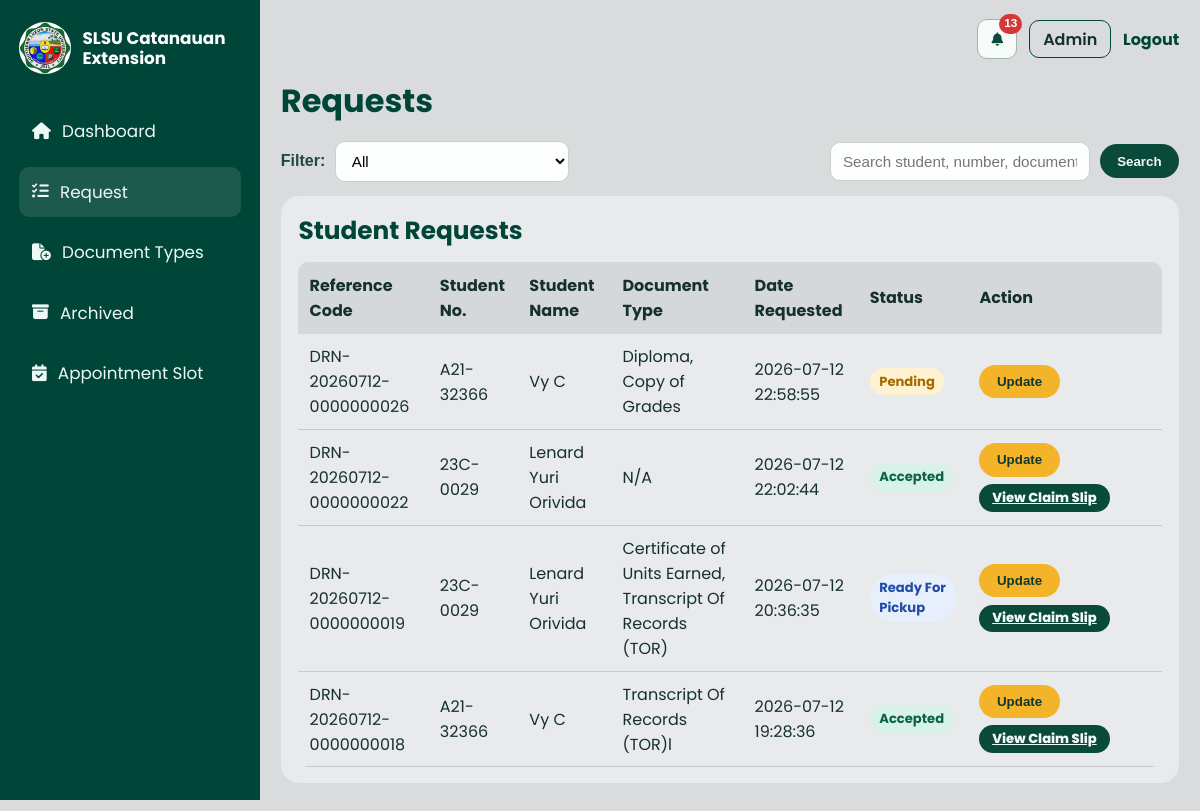
Page /admin/requests (signed in) on the earlier database version.
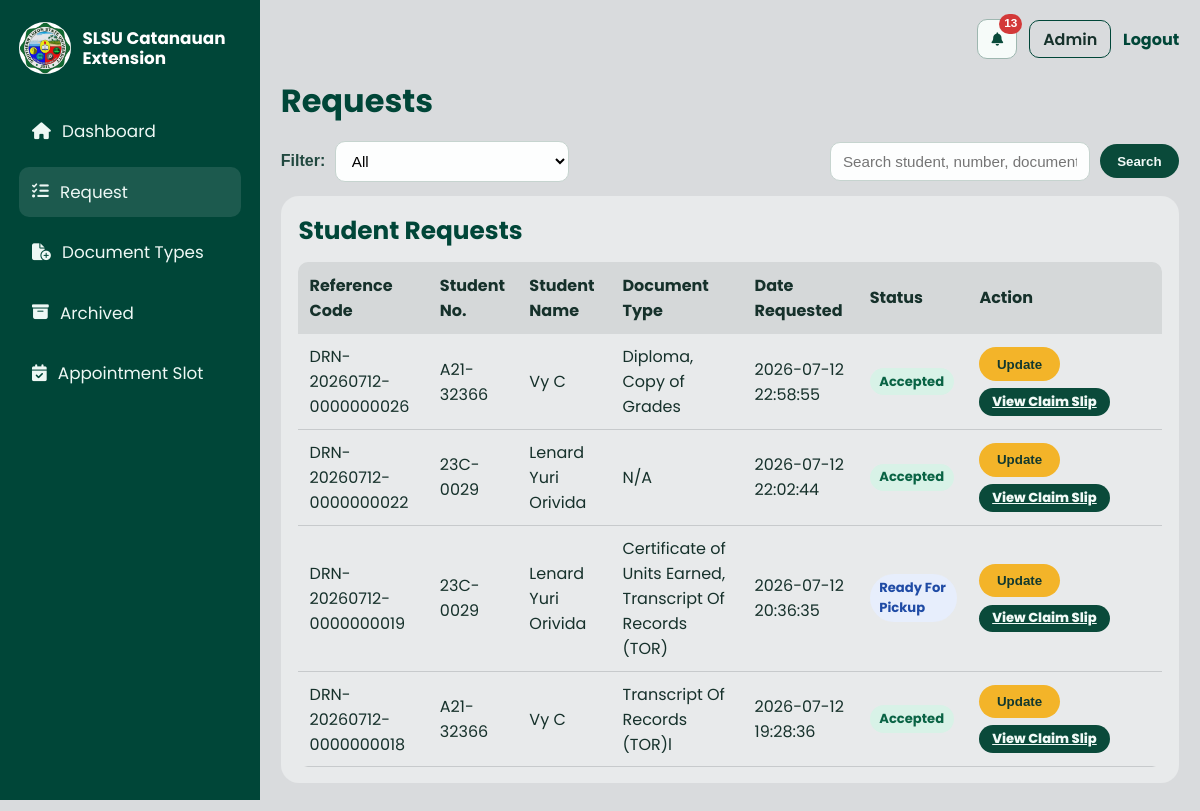
Same page on the later database version.
### models.py (models this page shows)
class AppointmentBooking(db.Model):
    __tablename__ = 'appointment_bookings'
    id = db.Column(db.Integer, primary_key=True)
    reference_code = db.Column(db.String(32), nullable=True, unique=True)
    slot_id = db.Column(db.Integer, db.ForeignKey('appointment_slots.id', ondelete='CASCADE'), nullable=False)
    student_user_id = db.Column(db.Integer, db.ForeignKey('users.id', ondelete='RESTRICT'), nullable=False)
    purpose = db.Column(db.Text, nullable=True)
    status = db.Column(db.String(50), nullable=False, default='booked')
    ctc_mode = db.Column(db.String(20), nullable=False, default='none')
    ctc_external_label = db.Column(db.String(255), nullable=True)
    claim_date = db.Column(db.String(10), nullable=True)
    claim_requirements = db.Column(db.Text, nullable=True)
    progress_note = db.Column(db.Text, nullable=True)
    rejection_message = db.Column(db.Text, nullable=True)
    booked_at = db.Column(db.DateTime, nullable=False, default=datetime.utcnow)

### app.py (the view)
@app.route('/admin/requests')
@login_required
@role_required('admin')
def admin_requests():
    status_filter = (request.args.get('status') or 'all').strip().lower()
    search = (request.args.get('q') or '').strip()
    rows = get_admin_requests(status_filter=status_filter, search=search)
    return render_template(
        'admin/requests.html',
        requests_rows=rows,
        status_filter=status_filter,
        search=search,
    )

### app.py (called while the page is built)
@app.before_request
def _load_user():
    load_current_user()

@app.context_processor
def inject_current_user():
    return {'current_user': getattr(g, 'current_user', None)}

@app.after_request
def add_security_headers(response):
    response.headers['Cache-Control'] = 'no-store, no-cache, must-revalidate, max-age=0'
    response.headers['Pragma'] = 'no-cache'
    response.headers['Expires'] = '0'
    response.headers['X-Content-Type-Options'] = 'nosniff'
    return response

### auth_utils.py (called while the page is built)
def load_current_user() -> None:
    user_id = session.get('user_id')
    if not user_id:
        g.current_user = None
        return
    user = get_user_by_id(int(user_id))
    if not user:
        session.clear()
        g.current_user = None
        return
    g.current_user = user

def login_required(view: Callable):
    @wraps(view)
    def wrapped_view(*args, **kwargs):
        if not getattr(g, 'current_user', None):
            flash('Please sign in first.', 'warning')
            return redirect(url_for('login'))
        return view(*args, **kwargs)
    return wrapped_view

### templates/admin/requests.html (shortened to what this page needs)
{% extends "admin/base.html" %}
{% block admin_content %}
<section class="dashboard-wrap request-page">
    <h2>Requests</h2>
    <form method="get" action="{{ url_for('admin_requests') }}" class="request-filter-row">
        <div class="request-filter-group">
            <label for="status">Filter:</label>
            <select id="status" name="status" class="admin-input request-filter-input" onchange="this.form.submit()">
                <option value="all" {% if status_filter == 'all' %}selected{% endif %}>All</option>
            </select>
        </div>
        <div class="request-search-group">
            <input type="text" name="q" value="{{ search }}" class="admin-input request-search-input" placeholder="Search student, number, document...">
            <button type="submit" class="doc-btn doc-btn-secondary">Search</button>
        </div>
    </form>
    <section class="recent-card request-card">
        <h3>Student Requests</h3>
        <div class="table-wrap">
            <table>
                <thead>
                    <tr>
                        <th>Reference Code</th>
                        <th>Student No.</th>
                        <th>Student Name</th>
                        <th>Document Type</th>
                        <th>Date Requested</th>
                        <th>Status</th>
                        <th>Action</th>
                    </tr>
                </thead>
                <tbody>
                    {% for row in requests_rows %}
                    <tr>
                        <td>{{ row.reference_code or 'N/A' }}</td>
                        <td>{{ row.student_id or 'N/A' }}</td>
                        <td>{{ row.student_name }}</td>
                        <td>{{ row.document_type or 'N/A' }}</td>
                        <td>{{ row.date_requested }}</td>
                        <td><span class="status-pill status-{{ row.status }}">{{ row.status|replace('_', ' ')|title }}</span></td>
                        <td class="request-action-cell">
                            <div class="request-action-group">
                            <button
                                type="button"
                                class="doc-btn request-open-modal"
                                data-action-url="{{ url_for('admin_request_update_status', booking_id=row.booking_id) }}"
                                data-current-status="{{ row.status }}"
                                data-rejection-message="{{ row.rejection_message or '' }}"
                            >Update</button>
                            {% if row.status in ['accepted', 'on_going_validation', 'found_in_archive', 'in_process', 'ready_for_pickup', 'claimed'] %}
                            <a
                                href="{{ url_for('admin_archive_claim_slip', booking_id=row.booking_id) }}"
                                class="doc-btn doc-btn-secondary request-claim-slip-btn"
                            >View Claim Slip</a>
                            {% endif %}
                            </div>
                        </td>
                    </tr>
                    {% else %}
                    <tr>
                        <td colspan="7">No requests found.</td>
                    </tr>
                    {% endfor %}
                </tbody>
            </table>
        </div>
    </section>
</section>
{% endblock %}

Differences in the rows shown:
changed AppointmentBooking "DRN-20260712-0000000026": status "Pending" → "Accepted"; now shows "View Claim Slip"
